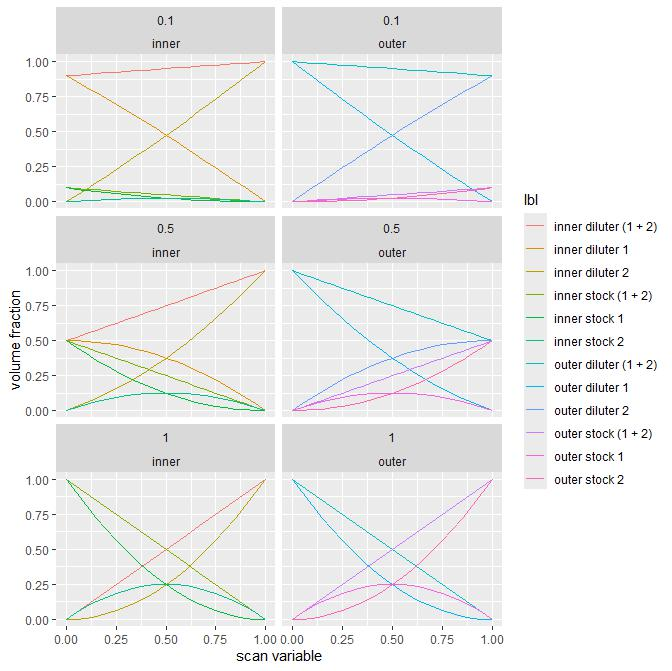
#> input picture src/hld_ift_analysis_helpers/utils/acquire/3i1D_HLD_scan_v3/scan_fractions.jpg, 672 x 671 px
$ python -i experiment_hough_transform.py   (imports and definitions only)
#> lines starting #> are read from the running program, lines starting #| are printed output that depends on the picture; after the words box and inside, x2 and y2 are one past the last pixel; in counts of white or black regions, pixels touching at a corner belong together
#> in save_edges_needle_and_droplet, img_raw is the input picture: shape (671, 672, 3); mean B, G, R 237, 237.3, 236.9
### src/hld_ift_analysis_helpers/droplet_stats.py
#================================================================================
#   script takes input image and creates list of blobs seen in it
#================================================================================
#import sys
#sys.path.append("D:/projects/HLD_parameter_determination/hld_ift_analysis_helpers/scripts")

import os
import re

import numpy as np

import matplotlib.pyplot as plt
import matplotlib.patches as mpatches

import cv2
import skimage as ski
from skimage.color import rgb2gray
from skimage.io import imread,imsave

from scipy import ndimage as ndi
from skimage import util, color
from skimage.util import img_as_ubyte
from skimage.color import label2rgb
from skimage.draw import ellipse
from skimage.measure import label, regionprops, regionprops_table
from skimage.transform import rotate
from skimage.filters import rank, threshold_otsu, sobel
from skimage.segmentation import watershed, mark_boundaries
from skimage import feature
from skimage.morphology import (
                                reconstruction,
                                erosion,
                                binary_erosion,
                                binary_closing,
                                binary_dilation,
                                disk
                                )

import pandas as pd
from math import pi
from hld_ift_analysis_helpers.collect_files_folders import list_images
from hld_ift_analysis_helpers.montage_bits import scan, concentration_bit, image_name


# ================================================================================
#                                                           find droplets and report
#                                                           their stats

# [129 lines left out: functions process_image, process_images, process_dir, needle_old, not called in this run]

def needle(im, width = 0, debug = False):
    # threshold raw image
    # find regions
    # find largest region
    #   if largest region spans over height of image ==> inverted scan else ==> normal scan
    # if normal_scan:
    #       give larges region as needle
    # else
    #       give second largest region as needle

    #========================
    # OTSU thresholding
#> called with width = 100, debug = False
    image = im if len(im.shape) == 2 else rgb2gray(im) #data.camera()
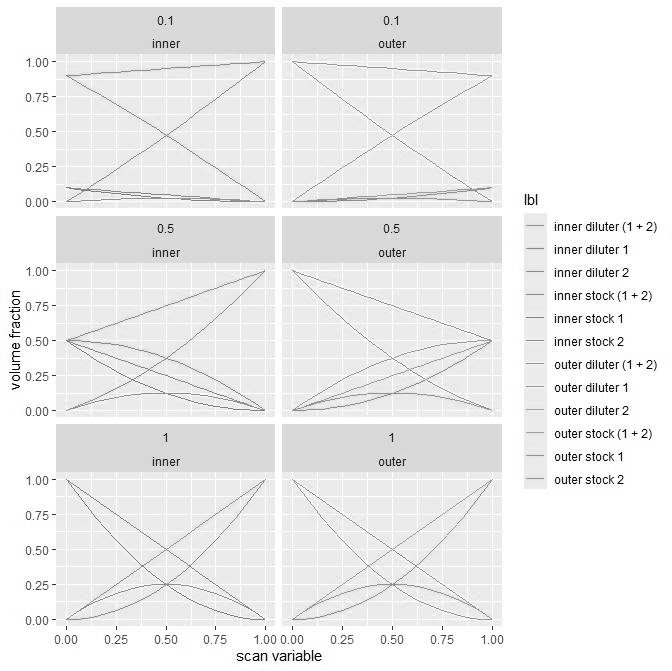
#> image: shape (671, 672) float64; min 0, max 1, mean 0.93

    thresh = threshold_otsu(image)
#> thresh = 0.686
    binary = image < thresh
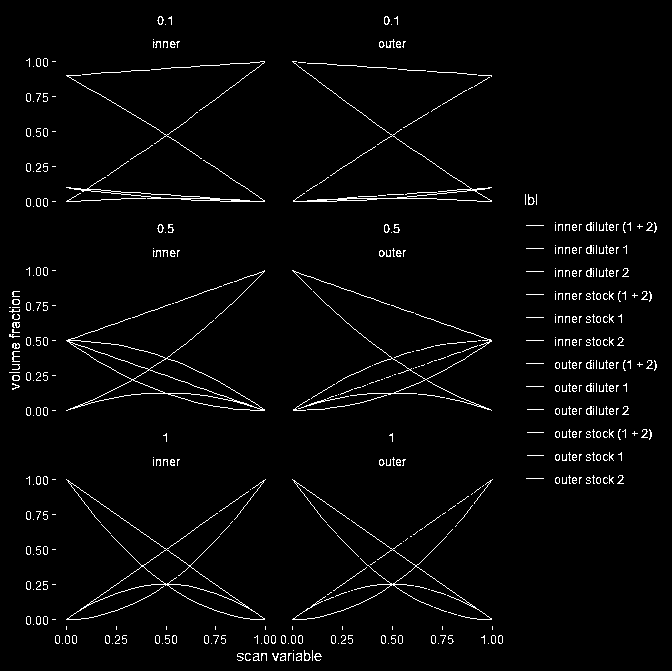
#> binary: shape (671, 672) bool; 2.7% white in thin lines or dots

    # label image regions
    label_image = label(binary)
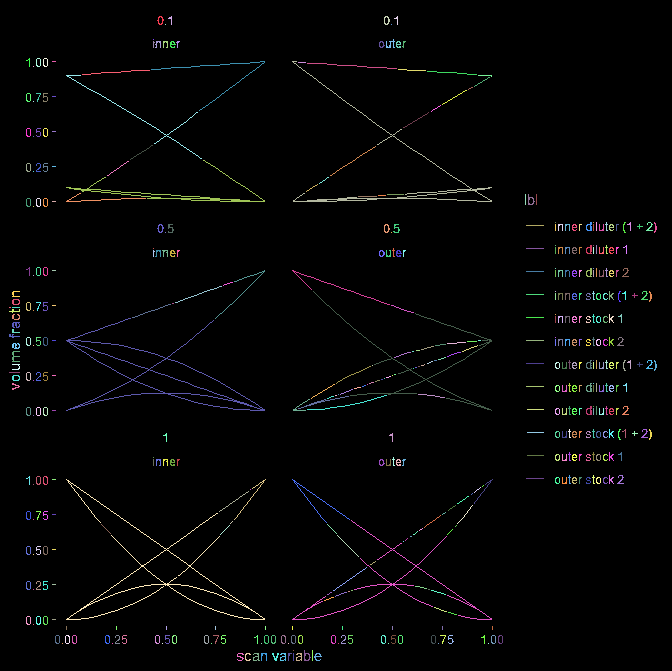
#> label_image: shape (671, 672) int32; 497 distinct labels, from 0 to 496; one colour per label, 0 black

    region_properties = regionprops(label_image)
#> region_properties = 496 regions; largest, box (x1, y1, x2, y2) and area: (66, 318, 265, 411) 975, (66, 479, 265, 620) 864, (292, 61, 492, 202) 710, (292, 520, 492, 620) 561, (66, 160, 265, 202) 522

    reg_area = list(map(lambda x: -x.area, region_properties))
#> reg_area = 496 values, max -1 at index 4, min -975 at index 191, mean -24.35
    index_by_area_size = np.array(reg_area).argsort()
#> index_by_area_size = 496 values, max 495 at index 38, min 0 at index 42, mean 247.5

    # ---- roi spans all rows???? ----
    largest_region = region_properties[index_by_area_size[0]]
    row1,col1,row2,col2 = largest_region.bbox
#> row1 = 318; col1 = 66; row2 = 411; col2 = 265

    scan_type = "inverse" if row2 - row1 == binary.shape[0] else "direct"
#> scan_type = 'direct'
    roi_index = 1 if row2 - row1 == binary.shape[0] else 0
#> roi_index = 0

    try:
        region = region_properties[index_by_area_size[roi_index]]
    except Exception as e:
        print(f'error while assigning region\n{str(e)}')
        print('Needle is None')
        return None

    minr, minc, maxr, maxc = region.bbox
#> minr = 318; minc = 66; maxr = 411; maxc = 265

    if debug:
        # watershed segmentation

        # >coins = data.coins()
        edges = sobel(binary)

        grid = util.regular_grid(binary.shape, n_points=20)

        seeds = np.zeros(binary.shape, dtype=int)
        seeds[grid] = np.arange(seeds[grid].size).reshape(seeds[grid].shape) + 1

        w0 = watershed(edges, seeds)
        w1 = watershed(edges, seeds, compactness=0.01)

        fig, (ax0, ax1) = plt.subplots(1, 2)

        ax0.imshow(color.label2rgb(w0, binary, bg_label=-1))
        ax0.set_title('Classical watershed')

        #111> ax1.imshow(color.label2rgb(w1, binary, bg_label=-1))
        #111> ax1.set_title('Compact watershed')
        #111>

        #000> ax1.imshow(binary)
        #000> ax1.set_title('Compact watershed')
        #000>

        # to make the background transparent, pass the value of `bg_label`,
        # and leave `bg_color` as `None` and `kind` as `overlay`
        image_label_overlay = label2rgb(label_image, image=binary, bg_label=0)

        ax1.imshow(image_label_overlay)
        ax1.set_title('Compact watershed')

        print(f'row1: {row1}, row2: {row2}, col1: {col1}, col2: {col2}')
        print(binary.shape)

        rect = mpatches.Rectangle(
            (minc, minr),
            maxc - minc,
            maxr - minr,
            fill=False,
            edgecolor='red',
            linewidth=2,
        )
        ax1.add_patch(rect)

        print(f'row1: {minr}, row2: {maxr}, col1: {minc}, col2: {maxc}')
        # [14 lines of commented-out code are left out]

        plt.show()

    center_raw = (minc + maxc) // 2
#> center_raw = 165
    width_raw = maxc - minc + 1
#> width_raw = 200
    width_report = width_raw if width == 0 else width
#> width_report = 100
    half = width_report // 2
#> half = 50
    start_raw = center_raw - half + 1
#> start_raw = 116
    start = start_raw if start_raw >= 0 else 0
#> start = 116
    center_report = start + half
#> center_report = 166

    if debug:
        print(f'original columns: col1: {minc}, col2: {maxc}')
        print(f'reported columns: col1: {start}, col2: {start + width_report - 1}')
        print(f'differences: min: {minc - start}, max: {start + width_report - 1 - maxc}')

    return {"start": start, "width": width_report, "center": center_report, "scan_type": scan_type}


# [17 lines left out: functions boolean_vector_to_regions, join_adjacent_regions, not called in this run]

## test bits ------------------------
#x = [ a > 10 or a < 5 for a in range(30) ]
#y = boolean_vector_to_regions(x)
#z = join_adjacent_regions(y)
#print(x)
#print(y)
#print(z)
## end test bits =------------------------


# =======================================================
# general notes on dripping characterization
#
#   find needle region
#   find boundary between needle and area below
#   segment area below needle
#
# need to setup workflow to
#   open an image(s)
#    find needle, region below needle, show segmentation results


#def needle_roi(im, width) -> ndarray:
#

def load_image(a_path):
    return imread(a_path, as_gray = True)

def needle_image(im, width = 0):
    needle_params = needle(im, width)
#> needle_params = {'start': 116, 'width': 100, 'center': 166, 'scan_type': 'direct'}
    if needle_params is None:
        return None
    st = needle_params["start"]
#> st = 116
    w =  needle_params["width"]
#> w = 100
    scan_type = needle_params["scan_type"]
#> scan_type = 'direct'
    def temp_im_extract():
        img_shape = len(im.shape)
        if img_shape == 2:
            return im[:, st:st+w]
        elif img_shape == 3:
            return im[:, st:st+w, :]
#| type of img is `uint8`; shape: (671, 100, 3)
        else:
            return None
    def temp_rotate(an_image):
        if an_image is None or scan_type == "direct":
            return an_image
        else:
            return cv2.rotate(an_image, cv2.ROTATE_180)
    return temp_rotate(temp_im_extract())


# [49 lines left out: function region_below_needle, not called in this run]

#def below_needle_roi(im) -> ndarray:
#

def get_edges_image(im):
    return feature.canny(im, sigma = 3)

# [32 lines left out: functions dripping_objects, load_region_below_needle, not called in this run]

def file_path(root, id, label):
    return os.path.join(root, f'{id:07d}_{label}.jpg')

# [113 lines left out: functions process_dripping_stats, process_dir_flow_char, process_image_flow_char, not called in this run]

### src/hld_ift_analysis_helpers/collect_files_folders.py
import os
import re
# ================================================================================
#                                                           collection of experimental
#                                                           folders and images

# [66 lines left out: functions collect_dirs, match_conc_at_end, list_images, collect_images, collect_data_jsons, collect_files, not called in this run]

### src/hld_ift_analysis_helpers/experiment_hough_transform.py
#python "D:/projects/HLD_parameter_determination/hld_ift_analysis_helpers/scripts/experiment_hough_transform.py"
#
import sys
#sys.path.append("D:/projects/HLD_parameter_determination/hld_ift_analysis_helpers/scripts")
# > sys.path.append("D:/projects/HLD_parameter_determination/hld_ift_analysis_helpers/src")
#import pandas as pd
import re
import os
import time
import math

#import copy
import numpy as np

from skimage.transform import hough_line, hough_line_peaks
from skimage.feature import canny
from skimage.draw import line as draw_line
from skimage import data
from skimage.io import imread,imsave
from skimage.color import rgb2gray

from skimage.filters import scharr

import matplotlib.pyplot as plt
from matplotlib import cm


from collect_files_folders import collect_files
from droplet_stats import needle_image, region_below_needle

from skimage.morphology import skeletonize as skeletonize_skim
from skimage.util import invert

start = time.time()

def needle_only(im, height = 0):
    return im[:200, :]

# [20 lines left out: function needle_edges, not called in this run]

# >def plot_image(img1, lbl1, img2, lbl2):
# >    fig, axes = plt.subplots(1, 2, figsize=(10, 5), sharex=True, sharey=True)
# >    ax = axes.ravel()
# >
# >    ax[0].imshow(img1, cmap=cm.gray)
# >    ax[0].set_title(lbl1)
# >
# >    ax[1].imshow(img2, cmap=cm.gray)
# >    ax[1].set_title(lbl2)
# >
# >    for a in ax:
# >        a.set_axis_off()
# >
# >    plt.tight_layout()
# >    plt.show()


root = "D:/temp_data/exp_2025-02-24_001_20g_BrijL4_C7-C16"
root_out = "D:/temp_data/output/exp_2025-02-24_001_20g_BrijL4_C7-C16"

root = "D:/temp_data/exp_2025-03-26_06g_BrijL4_C7C16_001"
root_out = "D:/temp_data/output/exp_2025-03-26_06g_BrijL4_C7C16_001"

# [1 line that did not run here, left out]


# [9 lines not run here, left out]
# [1 line that did not run here, left out]

# plot_image(image_org, "", image_2, "")

# [1 line not run here, left out]

# [10 lines left out: function print_out, not called in this run]

# [1 line not run here, left out]
# [1 line that did not run here, left out]
# [3 lines not run here, left out]
# [1 line that did not run here, left out]
# [3 lines not run here, left out]
# [1 line that did not run here, left out]
# [114 lines not run here, left out]


#============================================================
#       experiment with segmentation based on watershed

#.................................................. example from
#

import numpy as np
import cv2 as cv
from matplotlib import pyplot as plt

def sobel_general(im, type = "scharr"):
#> called with type = 'sobel'
    gray = cv.cvtColor(im, cv.COLOR_BGR2GRAY)
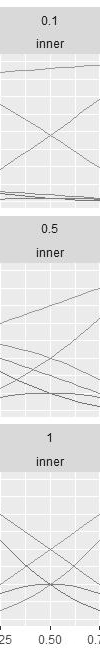
#> gray: shape (671, 100); min 1, max 255, mean 230.8
    ksize = -1 if type == "scharr" else 3
    gX = cv.Sobel(gray, ddepth=cv.CV_32F, dx=1, dy=0, ksize=ksize)
    gY = cv.Sobel(gray, ddepth=cv.CV_32F, dx=0, dy=1, ksize=ksize)
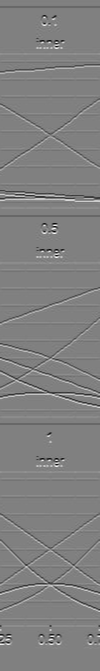
#> gY: shape (671, 100) float32; min -799, max 787, mean 0; drawn with min black and max white
    gX = cv.convertScaleAbs(gX)
    gY = cv.convertScaleAbs(gY)
    combined = cv.addWeighted(gX, 0.5, gY, 0.5, 0)
    return combined


def scharr(im):
    return sobel_general(im, type = "scharr")
def sobel(im):
    return sobel_general(im, type = "sobel")

def skeletonize_4(img):
    # Invert the horse image
    #image = invert(img)
    # perform skeletonization
    return skeletonize_skim(img) #image)

# ===========
def save_edges_needle_and_droplet(img_path, img_path_out):
    img_raw = cv.imread(img_path)
    img = needle_image(img_raw, 100)
    edges = edges_needle_and_droplet(img)
    os.makedirs(os.path.split(img_path_out)[0], exist_ok = True)
    cv.imwrite(img_path_out, edges)

def edges_needle_and_droplet(img):
    print(f'type of img is `{img.dtype}`; shape: {img.shape}')
    edges = sobel(img)
    print(f'type of edges is `{edges.dtype}`; shape: {edges.shape}')
#| type of edges is `uint8`; shape: (671, 100)

    ret, sthr = cv.threshold(edges,32, 255, cv.THRESH_BINARY) #cv.THRESH_BINARY_INV)
#> sthr: shape (671, 100); 22.1% white in thin lines or dots

    kernel = np.ones((3,3),np.uint8) #np.ones((3,3),np.uint8)
    im_dil = cv.dilate(sthr,kernel,iterations=1)
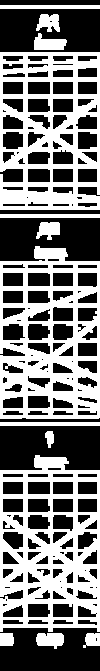
#> im_dil: shape (671, 100); 47.2% white; 13 white regions, largest, box (x1, y1, x2, y2) and area: (0, 455, 100, 632) 9932, (0, 246, 100, 419) 9670, (0, 52, 100, 210) 9030
    im_er = cv.erode(im_dil, kernel, iterations = 1)
#> im_er: shape (671, 100); 30.8% white; 17 white regions (4 under 20 px), largest, box (x1, y1, x2, y2) and area: (0, 456, 100, 631) 6521, (0, 247, 100, 418) 6413, (0, 53, 100, 209) 5895
    print(f'type of im_er is `{im_er.dtype}`; shape: {im_er.shape}')
#| type of im_er is `uint8`; shape: (671, 100)
    im_skelet_4 = skeletonize_4(im_er)
#> in skeletonize_4, `return skeletonize_skim(img)`:
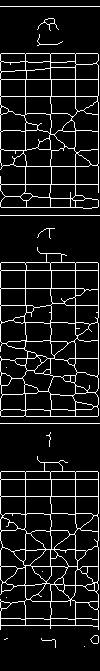
#> returned value: shape (671, 100) bool; 10% white in thin lines or dots
    im_skelet_4 = 255 * im_skelet_4
#> im_skelet_4: shape (671, 100) int64; 10% white in thin lines or dots
    x = im_skelet_4.astype(np.uint8)
#> x: shape (671, 100); 10% white in thin lines or dots
    return x

def new_image_name(path, root_in, root_out):
    return re.sub(root_in, root_out, path)
# [98 lines left out: functions derive_from_new, needle_trace_distribution, needle_trace_distribution_plot, connected_bits_below, largest_connected_bits_at_needle, not called in this run]

def drop_contour(im):
    #,,x = needle_trace_distribution
    return 1

# how to find a drop right  under the needle
#   find where needle ends
#   take a biggest connected region that has bits at top edge
#   take only bits below needle
#   check if that remainder is close to contour

# ===========================================

# [122 lines left out: functions seperate_points_by_line, add_line_to_image, needle_tip_boundary, hough_to_AXpBYpCis0, not called in this run]


# Create an image with text on it
img = np.zeros((100,400),dtype='uint8')
font = cv.FONT_HERSHEY_SIMPLEX
# [1 line not run here, left out]
img1 = img.copy()

img_path = 'D:/temp_data/exp_2025-03-26_06g_BrijL4_C7C16_001/scan_001/conc_0.87500/00008.jpg'
img_path = 'D:/temp_data/exp_2025-03-26_06g_BrijL4_C7C16_001/scan_001/conc_0.87500/00009.jpg'
img_path = 'D:/temp_data/exp_2025-03-26_06g_BrijL4_C7C16_001/scan_001/conc_0.87500/00066.jpg'
img_path = 'D:/temp_data/exp_2025-03-26_06g_BrijL4_C7C16_001/scan_005/conc_0.87500/00066.jpg'
# [1 line that did not run here, left out]
img_path = 'D:/temp_data/exp_2025-03-26_06g_BrijL4_C7C16_001/scan_006/conc_0.87500/00066.jpg'

#--->| aaa = np.array([x for x in range(1000)])
#--->| print(aaa < 500)
#--->| xxx = np.array([ x % 3 for x in range(1000)])
#--->| print(xxx)
#--->| print(xxx.shape)
#--->| yyy = np.where(xxx == 0)
#--->| print(yyy)
#--->| print(yyy[0])
#--->| print(len(yyy[0]))

# [138 lines not run here, left out]

>>> result = save_edges_needle_and_droplet('utils/acquire/3i1D_HLD_scan_v3/scan_fractions.jpg', 'out.png')
